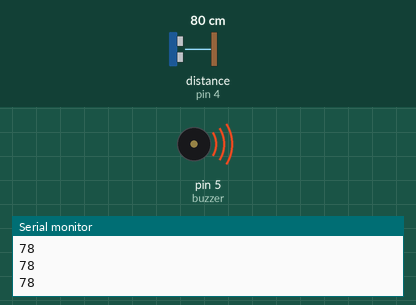
A sketch run on a simulated Arduino Uno, built with avr-gcc and run on an emulated ATmega328P. Parts: buzzer (waves = sounding, pin HIGH), the last lines printed to the serial monitor. Wiring (inferred from the names in the program): ultrasonic range finder: trigger pin 3; echo pin 4. The test bench sets the inputs (shaded band); at power-on: distance to the obstacle (sensor on pin 4) 80 cm. The echo pulse lasts 58.3 µs per cm; pins used as bus, display or sensor lines are not drawn.

Above: at 1.3 s.
1.4 s: distance to the obstacle (sensor on pin 4) set to 196 cm
3.2 s: distance to the obstacle (sensor on pin 4) set to 205 cm
At 3.9 s:
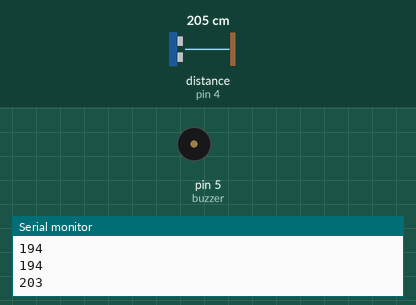
5.0 s: distance to the obstacle (sensor on pin 4) set to 2 cm
At 6.0 s:
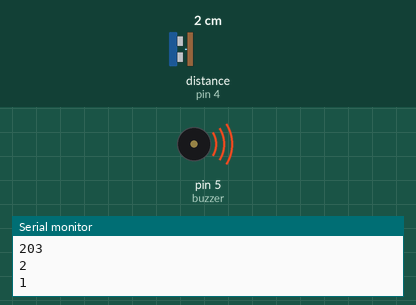
6.6 s: distance to the obstacle (sensor on pin 4) set to 250 cm
At 7.7 s:
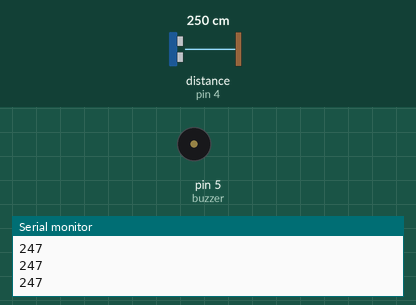
Timing chart, 0 to 9.1 s (numbered marks = the images above; inputs shaded):
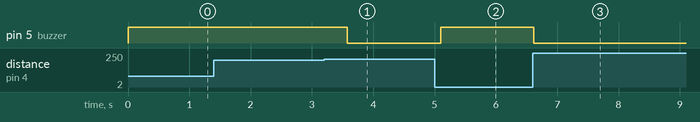

The sketch:

week12.ino
```cpp
int trig = 3;
int echo = 4;
int buzzer = 5;

void setup() {
  pinMode(trig, OUTPUT);
  pinMode(echo, INPUT);
  pinMode(buzzer, OUTPUT);
  Serial.begin(9600);
}

void loop() {
  digitalWrite(trig, LOW);
  delayMicroseconds(2);
  digitalWrite(trig, HIGH);
  delayMicroseconds(10);
  digitalWrite(trig, LOW);

  long duration = pulseIn(echo, HIGH);
  int distance = duration * 0.034 / 2;

  Serial.println(distance);

  if (distance < 200) { // 2 meters
    digitalWrite(buzzer, HIGH);
  } else {
    digitalWrite(buzzer, LOW);
  }

  delay(500);
}
```

Measured:
- the behaviour switches between 201 and 202 cm on distance to the obstacle (sensor on pin 4) (found by bisection; images 0 and 1)
- after the input at 3.2 s, pin 5 (buzzer): HIGH → LOW after 0.38 s
- after the input at 5.0 s, pin 5 (buzzer): LOW → HIGH after 0.10 s
- after the input at 6.6 s, pin 5 (buzzer): HIGH → LOW at once
